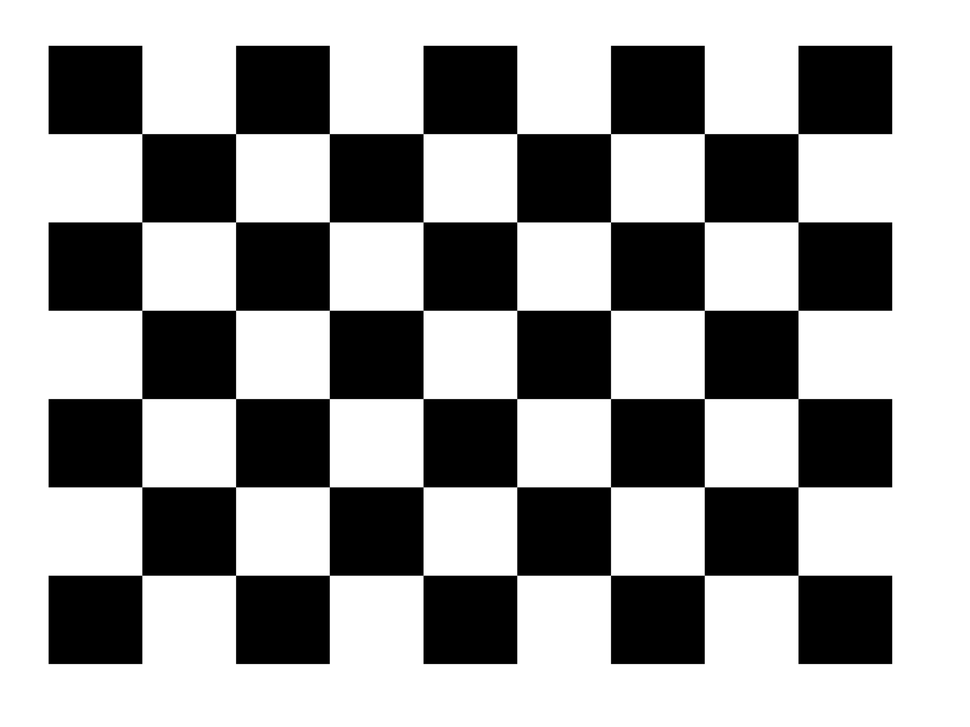
#> input picture final_project/data/calibration/checkerboard.png, 970 x 727 px, shrunk from 2816 x 2112 before the run
$ python assess_uncertainty.py
#> lines starting #> are read from the running program, lines starting #| are printed output that depends on the picture
"""
generating a few (e.g. ten) hypothetical outcomes from the
distribution defined by the standard deviations, and undistorting an image with each set of hypothetical
parameters. The resulting images can then be compared, to get a visual impression of the uncertainty.
"""


# Step 1: Select an image to use
# Step 2: get mean and variance of distortion coefficients
# Step 3: Make gaussians from values in 2
# Step 4: N times: sample from the distributions in 3 and cv.undistort image, save image to file.

"""
Distortion coefficients
--------------------------------
k1:     -0.06652 +/- 0.00109
k2:      0.06534 +/- 0.00624
k3:     -0.07555 +/- 0.01126
p1:      0.00065 +/- 0.00011
p2:     -0.00419 +/- 0.00014
"""


import numpy as np
import cv2 as cv

if __name__ == '__main__':
    N = 10

    image = "../data/calibration/checkerboard.png"

    camera_matrix = np.array(((2359.40946, 0, 1370.05852), (0, 2359.61091, 1059.63818), (0, 0, 1)))

    width = 100
    height = 10

    for i in range(N):

        k1 = np.random.normal(-0.06652, 0.00109)
        k2 = np.random.normal(0.06534, 0.00624)
        k3 = np.random.normal(-0.07555, 0.01126)
        p1 = np.random.normal(0.00065, 0.00011)
        p2 = np.random.normal(-0.00419, 0.00014)

        distortion_coefficients = np.array((k1, k2, k3, p1, p2))
        new_camera_matrix, _ = cv.getOptimalNewCameraMatrix(
            camera_matrix, distortion_coefficients, (width, height), 1, (width, height)
        )

        I = cv.imread(image, cv.IMREAD_GRAYSCALE)
#> I is the input picture: shape (727, 970); min 0, max 255, mean 159.2
        IU = np.empty_like(I)

        _ = cv.undistort(src=I, dst=IU, cameraMatrix=camera_matrix, distCoeffs=distortion_coefficients, newCameraMatrix=new_camera_matrix)
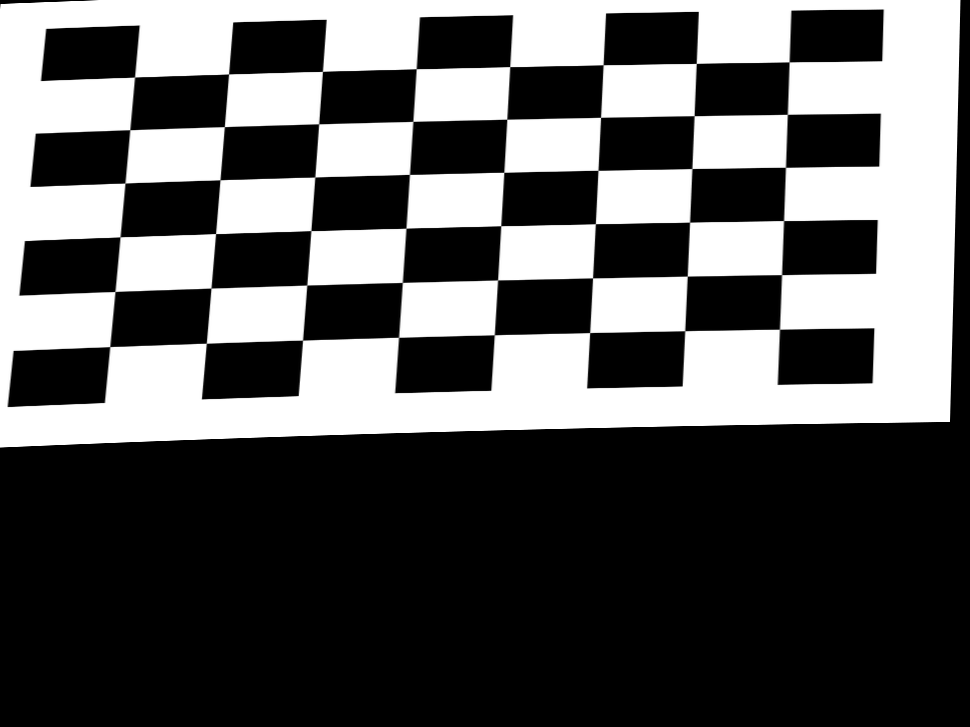
#> IU: shape (727, 970); min 0, max 255, mean 90.6

        # cv.imshow("distorted image with sampled distortion coefficients", dst)
        # cv.waitKey()

        cv.imwrite(f"../data/distortion_sample/sample{i:03d}.png", IU)
